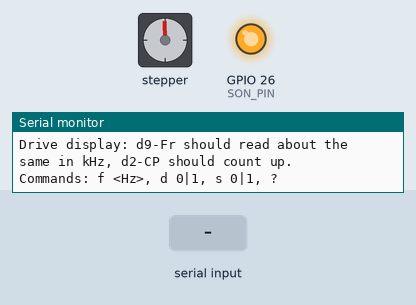
A sketch run on a simulated ESP32. Parts: stepper motor, output pins drawn as LEDs (lit = HIGH), the last lines printed to the serial monitor. Wiring (inferred from the names in the program): stepper motor driver (200 steps per turn assumed): step GPIO 32; direction GPIO 33. Inputs (shaded band) come from the test bench. Pins used as bus, display or sensor lines are not drawn.

Above: at 1.8 s.
1.9 s: "s,45\n" received over Serial
At 2.5 s:
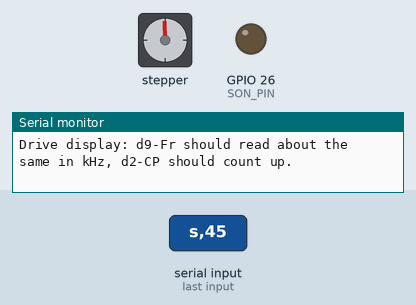
3.4 s: "s90\n" received over Serial
At 3.7 s:
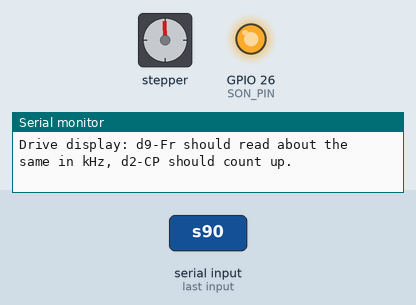
4.9 s: "s\n" received over Serial
At 6.0 s:
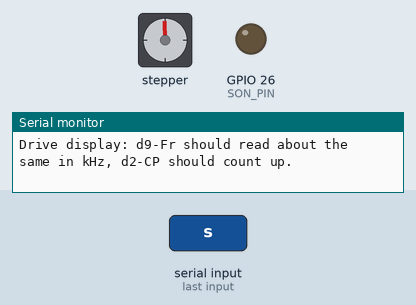
Timing chart, 0 to 7.9 s (numbered marks = the images above; inputs shaded):
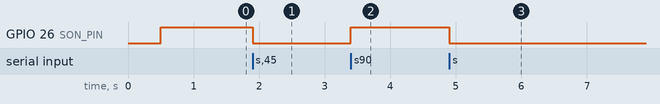

The sketch:

pulse_test.ino
```cpp
/**
 * Frankenmolder - servo drive pulse test (standalone, NOT the main firmware)
 *
 * Sends a plain 50% duty square wave on the pulse pin, so you can check whether the
 * drive counts pulses (drive display d9-Fr = frequency in kHz, d2-CP = pulse count)
 * without FastAccelStepper in the way.
 *
 * Same wiring as the main firmware:
 *   GPIO32 pulse -> transistor -> drive pin 43 (PULSE-), +24 V on pin 35
 *   GPIO33 dir   -> transistor -> drive pin 39 (SIGN-)
 *   GPIO26 SON   -> transistor -> drive pin 9  (DI1), +24 V on pin 11 (COM+)
 *
 * Serial monitor at 115200, line ending "Newline". Commands:
 *   f 1000   set pulse frequency in Hz (0 = stop)    e.g. f 100, f 1000, f 10000
 *   d 0/1    direction pin LOW / HIGH
 *   s 0/1    SON off / on
 *   ?        show current settings
 *
 * Starts with SON ON, direction LOW and 1000 Hz (6 rpm at 10000 pulses/rev).
 * Motor uncoupled from the screw while testing. Re-flash the main firmware afterwards.
 */

#include <Arduino.h>

#define PULSE_PIN 32
#define DIR_PIN   33
#define SON_PIN   26

const uint8_t RES_BITS = 8;  // 50% duty = 128
uint32_t freqHz = 1000;
bool dirHigh = false;
bool sonOn = true;

void applyPulse() {
    if (freqHz == 0) {
        ledcWrite(PULSE_PIN, 0);                          // output held LOW = transistor off
    } else {
        ledcChangeFrequency(PULSE_PIN, freqHz, RES_BITS);
        ledcWrite(PULSE_PIN, 1 << (RES_BITS - 1));        // 50% duty
    }
}

void show() {
    Serial.printf("SON %s | DIR %s | pulse %lu Hz (50%% duty) on GPIO%d\n",
                  sonOn ? "ON" : "OFF", dirHigh ? "HIGH" : "LOW", (unsigned long)freqHz, PULSE_PIN);
    Serial.println("Drive display: d9-Fr should read about the same in kHz, d2-CP should count up.");
}

void setup() {
    Serial.begin(115200);
    delay(500);
    Serial.println("\n--- Servo pulse test (50% duty square wave) ---");

    pinMode(DIR_PIN, OUTPUT);
    digitalWrite(DIR_PIN, LOW);
    pinMode(SON_PIN, OUTPUT);
    digitalWrite(SON_PIN, HIGH);                          // SON on
    delay(100);                                           // drive wants >= 50 ms before pulses

    if (!ledcAttach(PULSE_PIN, freqHz, RES_BITS)) {
        Serial.println("ERROR: ledcAttach failed on the pulse pin");
    }
    applyPulse();
    show();
    Serial.println("Commands: f <Hz>, d 0|1, s 0|1, ?");
}

void loop() {
    if (!Serial.available()) return;
    String line = Serial.readStringUntil('\n');
    line.trim();
    if (line.length() == 0) return;
    char cmd = line.charAt(0);
    long val = line.length() > 1 ? line.substring(1).toInt() : 0;

    switch (cmd) {
        case 'f':
            freqHz = (uint32_t)constrain(val, 0L, 100000L);
            if (freqHz > 0 && freqHz < 20) freqHz = 20;   // LEDC lower limit at 8 bits
            applyPulse();
            break;
        case 'd':
            dirHigh = val != 0;
            digitalWrite(DIR_PIN, dirHigh ? HIGH : LOW);
            break;
        case 's':
            sonOn = val != 0;
            digitalWrite(SON_PIN, sonOn ? HIGH : LOW);
            break;
        case '?':
            break;
        default:
            Serial.println("Commands: f <Hz>, d 0|1, s 0|1, ?");
            return;
    }
    show();
}
```

Measured:
- after the input at 1.9 s, GPIO 26 (SON_PIN): HIGH → LOW at once
- after the input at 3.4 s, GPIO 26 (SON_PIN): LOW → HIGH at once
- after the input at 4.9 s, GPIO 26 (SON_PIN): HIGH → LOW at once
